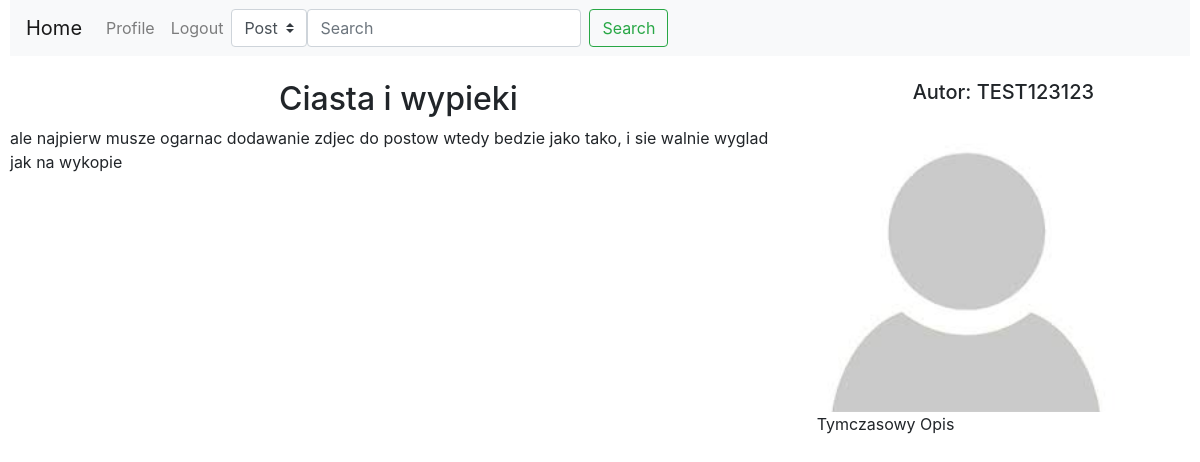
/blog/13, run on an earlier commit of the app's database.
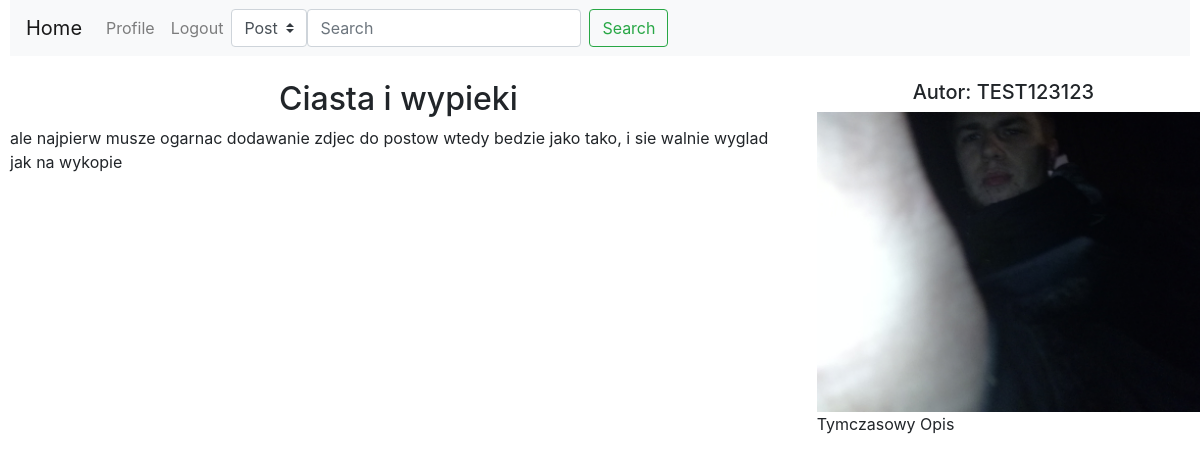
And on a later commit of the database.
### Blog/models.py (models this page shows, shortened)
class Blog(models.Model):
    IDBlog=models.AutoField(primary_key=True)
    Nazwa=models.CharField(max_length=128)
    IDAutor=models.ForeignKey(User,on_delete=models.CASCADE)

class Profil(models.Model):
    User=models.OneToOneField(User,on_delete=models.CASCADE,primary_key=True)
    Zdjecie=models.ImageField(default='Profilowe/default_pic.jpg',upload_to=path_and_rename)
    Opis=models.CharField(max_length=1000,blank=True)

### Blog/views.py (the view)
# urls.py: path('blog/<int:blog_id>',views.blog,name='blog'),
def blog(request,blog_id):
    posts= models.Post.objects.filter(IDBlog=blog_id)# wczytywanie plstow z bloga
    blog= models.Blog.objects.get(IDBlog=blog_id)
    user=blog.IDAutor
    profil= models.Profil.objects.get(User=user)
    return render(request,'Blog/blogPosts.html',{'profil':profil,'posts':posts,'blog':blog,'user':user})

### Blog/templates/Blog/blogPosts.html (shortened to what this page needs)
{%extends 'Blog/base.html'%}
{%block content%}
<div class="row">
    <div class="col-8">
        <div class="text-center">
            <h2>{{blog.Nazwa}}</h2>
        </div>
        ale najpierw musze ogarnac dodawanie zdjec do postow wtedy bedzie jako tako, i sie walnie wyglad jak na wykopie
    </div>
    <div class="col-4">
        <div class=" text-center">
            <h5>Autor: {{user.username}}</h5>
        </div>
        <div>
            <img src="/Obrazki/{{profil.Zdjecie}}" style="height:300px"/>
        </div>
        <div>
            <p>{{profil.Opis}}</p>
        </div>
    </div>
</div>
{%endblock%}

### Blog/templates/Blog/base.html (shortened to what this page needs)
{% load static %}
<!DOCTYPE html>
<html>
<head>
<link rel="stylesheet" href="https://stackpath.bootstrapcdn.com/bootstrap/4.3.1/css/bootstrap.min.css">
<link rel="stylesheet" href="https://use.fontawesome.com/releases/v5.8.1/css/all.css">
<link rel="stylesheet" href="{% static 'Blog/style.css' %}">
</head>
<body>
<div id=BigContainer style="margin-left:10px;margin-right:10px">
{% block NavigationBar %}
<nav class="navbar navbar-expand-lg navbar-light bg-light">
            <a class="navbar-brand" href="{%url 'home'%}">Home</a>
            <div class="collapse navbar-collapse" id="navbarSupportedContent">
              <ul class="navbar-nav mr-auto">
                <li class="nav-item">
            {%if not user.is_authenticated%}
                  <a class="nav-link" href="{%url 'login'%}">Login</a>
                </li>
                <li class="nav-item">
                  <a class="nav-link" href="{%url 'registration'%}">Register</a>
                </li>
            {%else%}
                  <a class="nav-link" href="{%url 'profile'%}">Profile</a>
                </li>
                <li class="nav-item">
                  <a class="nav-link" href="{%url 'logout'%}">Logout</a>
                </li>
                {%endif%}
                  <div class="input-group">
                        <form class="form-inline my-2 my-lg-0" method="GET" action="{% url 'search' %}">
                        <select class="custom-select" name="typ">
                              <option {%if type == 'Post' %} selected {%endif%} value="Post">Post</option>
                        </select>
                        <input class="form-control mr-sm-2" type="text" placeholder="Search" aria-label="Search" name="search" {% if phase %} value="{{ phase}}"{%endif%} >
                        <button class="btn btn-outline-success my-2 my-sm-0" type="submit">Search</button>
                        </form>
                  </div>
            </div>
          </nav>
{% endblock %}
      <br>
{%block content%}
{%endblock%}
      </div>
</body>
</html>

### Blog/static/Blog/style.css (style rules this page uses)
:root { --color-one:#D38B5D; --color-two:#f3ffb6; --color-three:rgb(135, 74, 36); --color-slogan:rgb(101, 48, 17); }
a { color: black; }

What changed in the data, as far as the page shows it:
changed Profil "Tymczasowy Opis": Zdjecie: picture added in place of a placeholder
